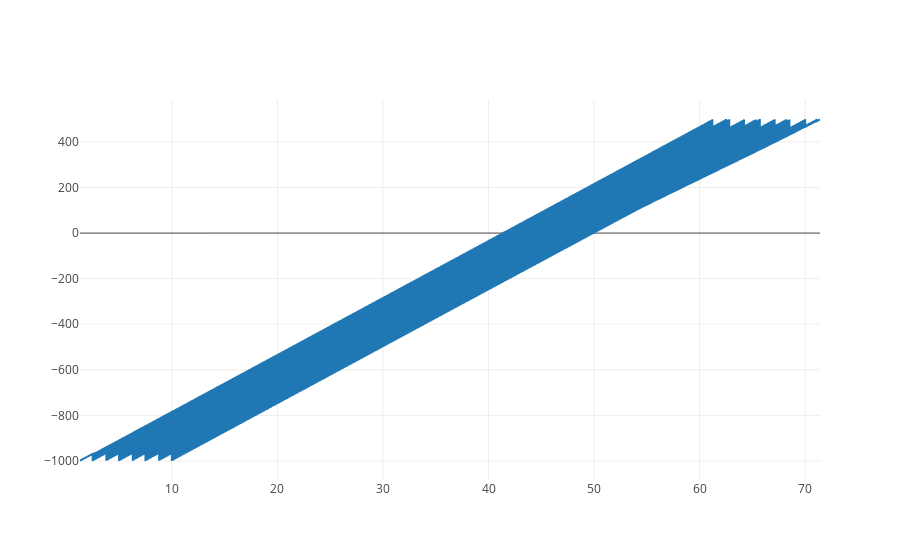

The cell this chart's notebook holds for it:
### Markdown cell above
#### Traces with plotly 

Traces with plotly

### Code cell
colormap_dict = {'In_main': -1, 'In_onramp': -0.5, 'Merge_zone': 0.5, 'Out_main': 1}
colormap_plotly = colors = [colormap_dict[x] for x in trajDf.tron]
trace = go.Scatter(x = trajDf['ti'],
                   y = trajDf['abs'],
                   marker = dict(
                            size = 0.1,
                            color = colormap_plotly,
                            colorscale='Viridis'
                            ))
data = [trace]
iplot(data)

### Figure 1 — Plotly figure (JSON) as saved in the notebook; plotly's stock layout.template omitted (floating-point values rounded to 4 significant figures; data arrays with more than 128 entries replaced by an {"elided": "..."} marker saying what was removed)
{"data": [{"marker": {"color": {"elided": "7134 float values"}, "colorscale": "Viridis", "size": 0.1}, "type": "scatter", "uid": "30a4d0", "x": {"elided": "7134 float values"}, "y": {"elided": "7134 float values"}}], "layout": {"autosize": true, "xaxis": {"autorange": true, "range": [1.3, 71.4], "type": "linear"}, "yaxis": {"autorange": true, "range": [-1083.0, 583.9], "type": "linear"}}}
